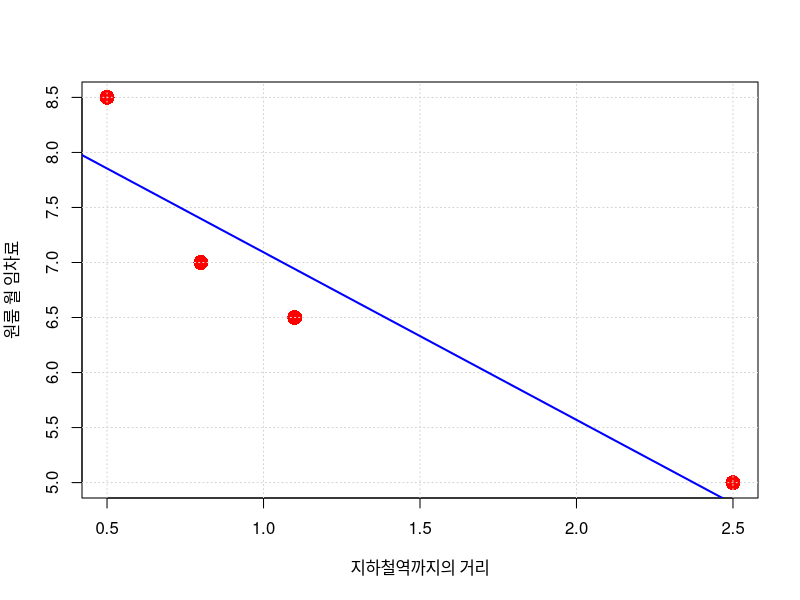
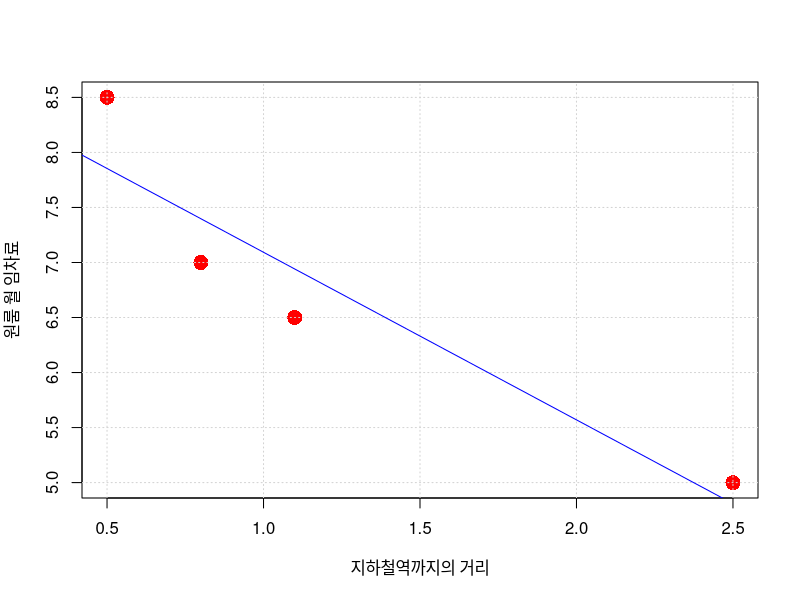
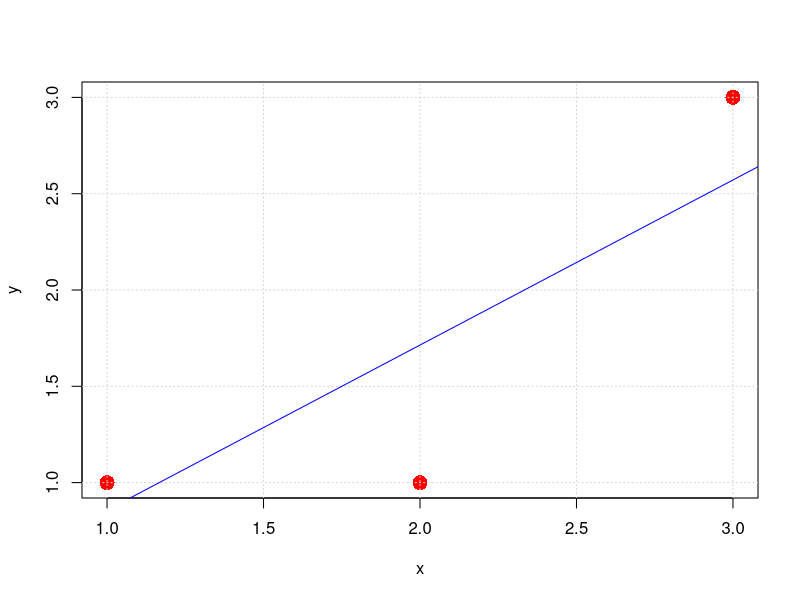
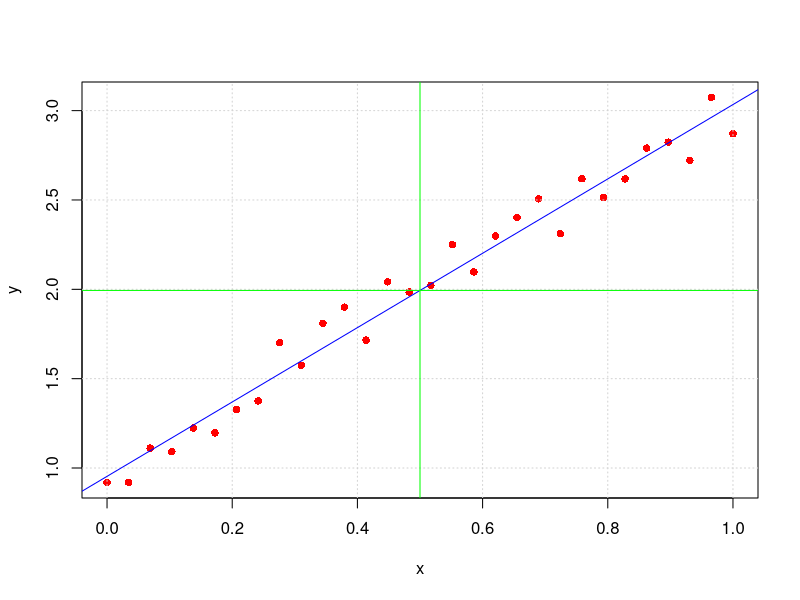

These charts were generated, in order, by the following R code:
x <- c(0.5, 0.8, 1.1, 2.5)
y <- c(8.5, 7.0, 6.5, 5)
df1 <- data.frame(x, y)
plot(df1, xlab="지하철역까지의 거리",
     ylab="원룸 월 임차료",
     pch=16, cex=2, col="red")
grid()
A <- cbind(1, df1$x)
y <- df1$y
det(t(A) %*% A)
theta_hat <- solve(t(A) %*% A) %*% t(A) %*% y
theta_hat
theta0 <- theta_hat[1]
theta1 <- theta_hat[2]
abline(a=theta0, b=theta1, lwd=2, col="blue")



x <- c(0.5, 0.8, 1.1, 2.5)
y <- c(8.5, 7.0, 6.5, 5)
df1 <- data.frame(x, y)
plot(df1, xlab="지하철역까지의 거리",
     ylab="원룸 월 임차료",
     pch=16, cex=2, col="red")
grid()

reg1 <- lm(y ~ x, data = df1) # (출력변수 ~ 입력변수)
reg1$coefficients
abline(reg1, col="blue")



x <- c(1, 2, 3)
y <- c(1, 1, 3)
df1 <- data.frame(x, y)
df1 <- data.frame(x, y)
plot(df1, pch=16, cex=2, col="red")
grid()

reg1 <- lm(y ~ x+0, data = df1) # (출력변수 ~ 입력변수)
reg1$coefficients
abline(reg1, col="blue")



i <- 1:30
x <- (i-1)/29
epsilon <- 0.15*sin(10*i^3)
y <- 2*x+1+epsilon
df2 <- data.frame(x, y)
plot(df2, pch=16, col="red")
grid()
reg2 <- lm(y ~ x, data = df2)
abline(reg2, col="blue")
predict(reg2, data.frame(x=c(1.1,1.2)))
mean(df2$x)
abline(v = mean(df2$x), col="green")
abline(h = mean(df2$y), col="green")
